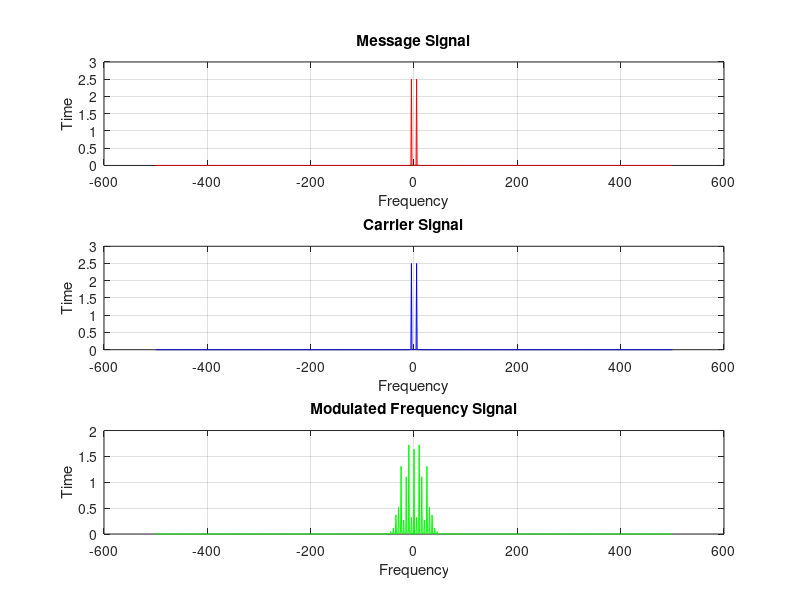

Write the MATLAB code that produced this figure.
clc;
close all;
clear all;
t = 0:0.001:1;
fs = 1000;
am = input('Enter the amplitude of the message signal: ');
ac = input('Enter the amplitude of the carrier signal: ');
fm = input('Enter the frequency of the message signal: ');
fc = input('Enter the frequency of the carrier signal: ');
B=   input ('Enter the vale of modulation index of frequency modulation: ');
xt = am*cos(2*pi*fm*t);
ct = ac*cos(2*pi*fc*t);
sfmt= ac.*cos(2*pi*fc*t + B*sin(2*pi*fm*t))
N=length(xt);
f=linspace(-fs/2,fs/2,N);

figure %for creating a new window

subplot(3,1,1);
freqw=fftshift(fft(xt,N)/N);
plot(f,abs(freqw),'r')
title('Message Signal');
xlabel('Frequency');
ylabel('Time');
grid on;


subplot(3,1,2);
freqw=fftshift(fft(ct,N)/N);
plot(f,abs(freqw),'b')
title('Carrier Signal');
xlabel('Frequency');
ylabel('Time');
grid on;

subplot(3,1,3);
freqw=fftshift(fft(sfmt,N)/N);
plot(f,abs(freqw),'g')
title('Modulated Frequency Signal');
xlabel('Frequency');
ylabel('Time');
grid on;
